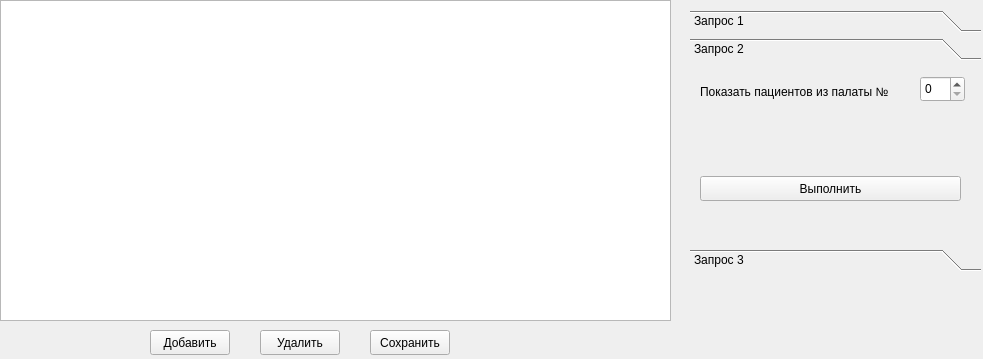
<?xml version="1.0" encoding="UTF-8"?>
<ui version="4.0">
 <class>Patient</class>
 <widget class="QWidget" name="Patient">
  <property name="geometry">
   <rect>
    <x>0</x>
    <y>0</y>
    <width>983</width>
    <height>359</height>
   </rect>
  </property>
  <property name="windowTitle">
   <string>Form</string>
  </property>
  <widget class="QTableView" name="tableView">
   <property name="geometry">
    <rect>
     <x>0</x>
     <y>0</y>
     <width>671</width>
     <height>321</height>
    </rect>
   </property>
  </widget>
  <widget class="QPushButton" name="pushButton">
   <property name="geometry">
    <rect>
     <x>150</x>
     <y>330</y>
     <width>80</width>
     <height>25</height>
    </rect>
   </property>
   <property name="text">
    <string>Добавить</string>
   </property>
  </widget>
  <widget class="QPushButton" name="pushButton_2">
   <property name="geometry">
    <rect>
     <x>260</x>
     <y>330</y>
     <width>80</width>
     <height>25</height>
    </rect>
   </property>
   <property name="text">
    <string>Удалить</string>
   </property>
  </widget>
  <widget class="QPushButton" name="pushButton_3">
   <property name="geometry">
    <rect>
     <x>370</x>
     <y>330</y>
     <width>80</width>
     <height>25</height>
    </rect>
   </property>
   <property name="text">
    <string>Сохранить</string>
   </property>
  </widget>
  <widget class="QToolBox" name="toolBox">
   <property name="geometry">
    <rect>
     <x>690</x>
     <y>10</y>
     <width>291</width>
     <height>261</height>
    </rect>
   </property>
   <property name="currentIndex">
    <number>1</number>
   </property>
   <widget class="QWidget" name="page">
    <property name="geometry">
     <rect>
      <x>0</x>
      <y>0</y>
      <width>291</width>
      <height>168</height>
     </rect>
    </property>
    <attribute name="label">
     <string>Запрос 1</string>
    </attribute>
    <widget class="QLineEdit" name="quest1query">
     <property name="geometry">
      <rect>
       <x>10</x>
       <y>50</y>
       <width>271</width>
       <height>25</height>
      </rect>
     </property>
     <property name="text">
      <string>Аппендецит</string>
     </property>
    </widget>
    <widget class="QPushButton" name="doIt">
     <property name="geometry">
      <rect>
       <x>10</x>
       <y>110</y>
       <width>261</width>
       <height>25</height>
      </rect>
     </property>
     <property name="text">
      <string>Выполнить</string>
     </property>
    </widget>
    <widget class="QLabel" name="label">
     <property name="geometry">
      <rect>
       <x>10</x>
       <y>0</y>
       <width>221</width>
       <height>51</height>
      </rect>
     </property>
     <property name="text">
      <string>Показать пациентов с диагнозом</string>
     </property>
    </widget>
   </widget>
   <widget class="QWidget" name="page_2">
    <property name="geometry">
     <rect>
      <x>0</x>
      <y>0</y>
      <width>291</width>
      <height>168</height>
     </rect>
    </property>
    <attribute name="label">
     <string>Запрос 2</string>
    </attribute>
    <widget class="QLabel" name="label_2">
     <property name="geometry">
      <rect>
       <x>10</x>
       <y>0</y>
       <width>231</width>
       <height>51</height>
      </rect>
     </property>
     <property name="text">
      <string>Показать пациентов из палаты №</string>
     </property>
    </widget>
    <widget class="QPushButton" name="doIt2">
     <property name="geometry">
      <rect>
       <x>10</x>
       <y>110</y>
       <width>261</width>
       <height>25</height>
      </rect>
     </property>
     <property name="text">
      <string>Выполнить</string>
     </property>
    </widget>
    <widget class="QSpinBox" name="questquery2">
     <property name="geometry">
      <rect>
       <x>230</x>
       <y>10</y>
       <width>45</width>
       <height>26</height>
      </rect>
     </property>
    </widget>
   </widget>
   <widget class="QWidget" name="page_3">
    <property name="geometry">
     <rect>
      <x>0</x>
      <y>0</y>
      <width>291</width>
      <height>168</height>
     </rect>
    </property>
    <attribute name="label">
     <string>Запрос 3</string>
    </attribute>
    <widget class="QLabel" name="label_3">
     <property name="geometry">
      <rect>
       <x>10</x>
       <y>20</y>
       <width>261</width>
       <height>17</height>
      </rect>
     </property>
     <property name="text">
      <string>Показать всех пациентов с датой выписки</string>
     </property>
    </widget>
    <widget class="QPushButton" name="doit3">
     <property name="geometry">
      <rect>
       <x>60</x>
       <y>110</y>
       <width>171</width>
       <height>25</height>
      </rect>
     </property>
     <property name="text">
      <string>Выполнить</string>
     </property>
    </widget>
    <widget class="QLineEdit" name="quest1query_2">
     <property name="geometry">
      <rect>
       <x>0</x>
       <y>50</y>
       <width>271</width>
       <height>25</height>
      </rect>
     </property>
     <property name="text">
      <string>25.03.2017</string>
     </property>
    </widget>
   </widget>
  </widget>
 </widget>
 <resources/>
 <connections/>
</ui>
